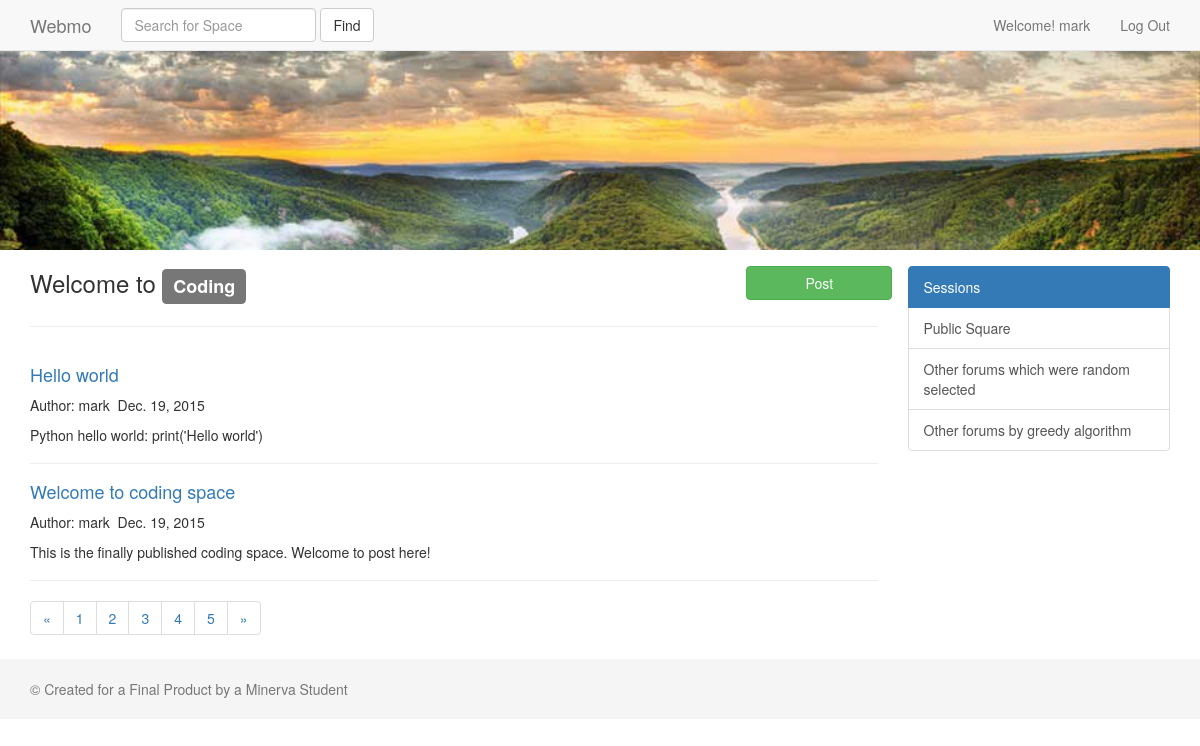
Screenshot of /space/coding/ (signed in) with the database file from the repository.
### forums/models.py (models this page shows, shortened)
class Forum(models.Model):
    name = models.CharField(max_length=100, unique=True)
    date = models.DateField('Createddate', auto_now_add=True)
    founder = models.ForeignKey(User)
    urlname = models.CharField(max_length=100, unique=True, default='')

class Post(models.Model):
    title = models.CharField(max_length=31)
    text = models.TextField()
    date = models.DateField('post date', auto_now_add=True)
    session = models.ForeignKey(Session)
    forum = models.ForeignKey(Forum)
    writer = models.ForeignKey(User)
    urlname = models.CharField(max_length=61, unique=True, default='')

class Session(models.Model):
    name = models.CharField(max_length=61)
    forum = models.ForeignKey(Forum)
    date = models.DateField('session created date', auto_now_add=True)
    urlname = models.CharField(max_length=61, unique=True, default='')

### forums/views.py (the view, shortened to what this page needs)
# urls.py: url(r'^space/(?P<name>\w+)/$', forumviews.space, name='space'),
def space(request, name, session="k1n234#$normal$%^&*"):
    try:
        forum = Forum.objects.get(urlname=name)
    except Forum.DoesNotExist:
        messages.error(request, 'Forum does not exist yet, but you can create one.')
        return HttpResponseRedirect('/')
    go = log_process(request)
    sessions = Session.objects.filter(forum=forum)
    if session != "k1n234#$normal$%^&*":
        try:
            mysession = sessions.get(urlname=session)
        except Session.DoesNotExist:
            messages.error(request, 'Your session doesn\'t exist. You can ask your manager to create one.')
            return HttpResponseRedirect('/space/' + name)
    else:
        mysession = sessions.get(name="k1n234#$normal$%^&*")
    postform = PostForm(request.POST or None)
    posts = Post.objects.filter(forum=forum, session=mysession)
    context = {
        'n': range(8),
        'go': go,
        'forum': forum,
        'mysession': mysession,
        'sessions': sessions,
        'postform': postform,
        'posts': posts,
    }
    return render(request, 'space.html', context)

### forums/forms.py
class PostForm(forms.ModelForm):
    class Meta:
        model = Post
        fields = ('title', 'text')

### templates/space.html (shortened to what this page needs)
<!DOCTYPE html>
{% load staticfiles %}
{% load widget_tweaks %}
<html lang="en">
<head>
    <link href="{% static 'css/bootstrap.min.css'%}" rel="stylesheet">
    <link href="{% static 'css/offcanvas.css'%}" rel="stylesheet">
</head>
<body>
    {% include 'nav_bar.html' %}
    <a class="cover-link">
        <img class="img-cover" src="{% static 'img/nature.jpg' %}" alt="Cover">
    </a>
    <div class="container">
        <div class="row row-offcanvas row-offcanvas-right wrapper">
            <div class="col-xs-12 col-sm-9">
                <div class="row">
                    <h3 class="col-xs-10 col-sm-8 col-md-8 col-lg-6">Welcome to <span class="label label-default">{{ forum.name }}</span></h3>
                    <div class="col-xs-0 col-sm-2 col-md-2 col-lg-4"></div>
                      <button id="post-button" class="btn btn-success col-xs-2 col-sm-2 col-md-2 col-lg-2"
             role="button" {% if go %}
             data-toggle="collapse" data-target="#collapseExample" aria-expanded="false" aria-controls="collapseExample"
             {% else %}
             data-container="body" data-toggle="popover" data-placement="bottom" data-content="Sorry, You have to login in order to post."
             {% endif %}>Post</button>
                </div>
                <hr>
            {% for i in posts reversed %}
                  <div class="posts">
                    <h4><a href="{% url 'page' forum=forum.urlname session=mysession.urlname article=i.urlname%}">{{ i.title }} </a></h4>
                      <p>Author: {{ i.writer }}<span>&nbsp; {{ i.date }}</span></p>
                    <p>{{ i.text }}</p>
                  </div>
            {% endfor %}
            </div>
            <div class="col-xs-6 col-sm-3 sidebar-offcanvas" id="sidebar">
              <div class="list-group">
                <a class="list-group-item active">Sessions</a>
                  {% for i in sessions %}
                    {% if i.name == 'k1n234#$normal$%^&*' %}
                  <a href="{% url 'space' name=forum.urlname %}" class="list-group-item">Public Square</a>
                    {% else %}
                  <a href="{% url 'spacewithsession' name=forum.urlname session=i.urlname %}" class="list-group-item">{{ i.name }}</a>
                    {% endif %}
                  {% endfor %}
                  <a class="list-group-item">Other forums which were random selected</a>
                  <a class="list-group-item">Other forums by greedy algorithm</a>
              </div>
            </div>
        </div>
        <nav>
          <ul class="pagination">
            <li>
              <a href="#" aria-label="Previous">
                <span aria-hidden="true">&laquo;</span>
              </a>
            </li>
            <li><a href="#">1</a></li>
            <li><a href="#">2</a></li>
            <li><a href="#">3</a></li>
            <li><a href="#">4</a></li>
            <li><a href="#">5</a></li>
            <li>
              <a href="#" aria-label="Next">
                <span aria-hidden="true">&raquo;</span>
              </a>
            </li>
          </ul>
        </nav>
    </div>
    {% include 'footer.html' %}
</body>
</html>

### templates/nav_bar.html (shortened to what this page needs)
<nav class="navbar navbar-default navbar-fixed-top">
  <div class="container">
    <div class="navbar-header">
      <a class="navbar-brand" href="{% url 'home' %}">Webmo</a>
    </div>
    <div id="navbar" class="navbar-collapse collapse">
      <ul class="nav navbar-nav">
        <li>
            <form class="navbar-form navbar-left" role="search">
              <div class="form-group">
                <input type="text" class="form-control" placeholder="Search for Space">
              </div>
              <button type="submit" class="btn btn-default">Find</button>
            </form>
        </li>
      </ul>
      <ul class="nav navbar-nav navbar-right">
        {% if go %}<li><a>Welcome! {{ request.user.username }}</a></li>{% endif %}
        <li><a data-toggle="modal" data-target="#myModal">{% if go %}Log Out{% else %}Log In{% endif %}</a></li>
      </ul>
    </div>
  </div>
</nav>

### static_in/css/offcanvas.css (style rules this page uses)
html, body { overflow-x: hidden; }

### templates/space.html (style rules this page uses)
.cover-link { position: relative; height: 250px; overflow: hidden; display:block; }
.img-cover { min-height: 100%; min-width: 100%; }
#post-button { margin-top: 16px; }
#sidebar { margin-top:16px; }
.posts { border-bottom: 1px inset; padding-top: 8px; padding-bottom: 8px; }

### rows the page displays
Forum: name "Coding"
Post: title "Hello world", writer "mark", date "Dec. 19, 2015", text "Python hello world: print('Hello world')"
Post: title "Welcome to coding space", writer "mark", date "Dec. 19, 2015", text "This is the finally published coding space. Welcome to post here!"
Session: shows "Public Square"

### other values shown
{{ request.user.username }} "mark"
